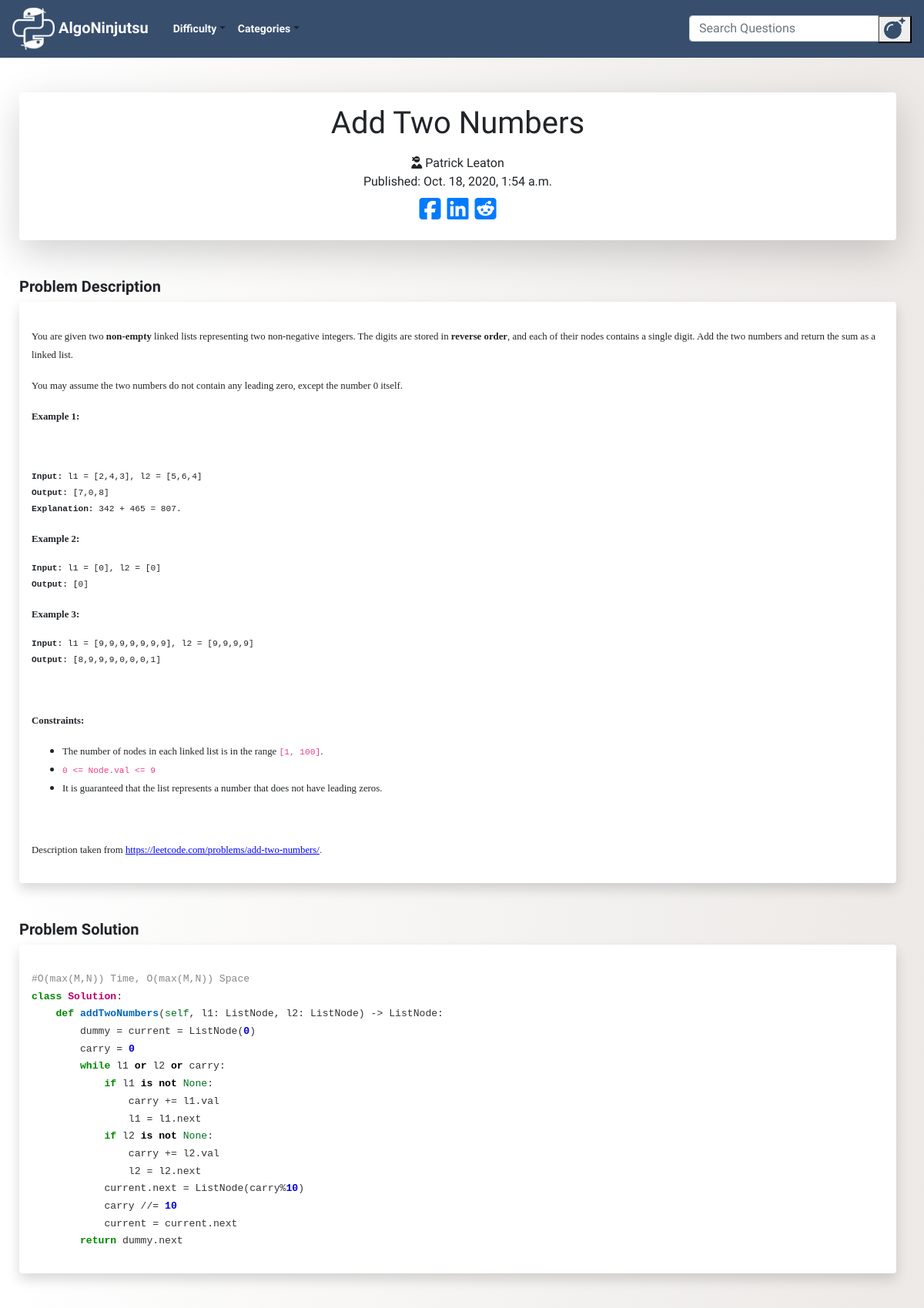
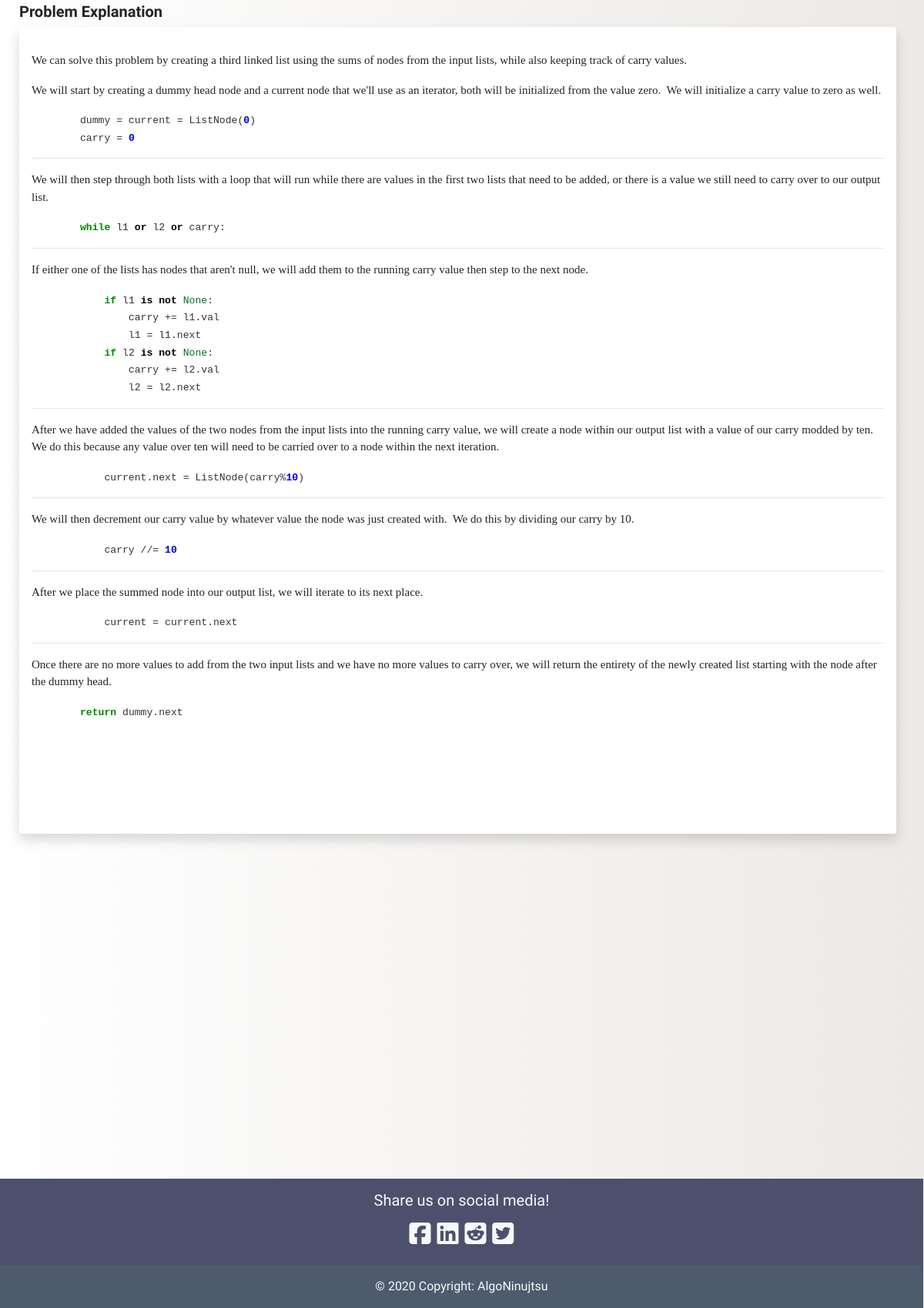
Screenshot of /post/53/ with the database file from the repository (2 pictures, top to bottom).
### blog/models.py (models this page shows, shortened)
class Post(models.Model):
    author = models.TextField()
    title = RichTextField()
    category = models.TextField(choices = CATEGORY_CHOICES, default = 'arrays')
    alt_category = models.TextField(choices = CATEGORY_CHOICES, blank=True, null = True)
    difficulty = models.TextField(choices = DIFFICULTY_CHOICES, default = 'easy')
    description = RichTextField()
    text = RichTextField()
    explanation = RichTextField()
    additional_notes = RichTextField(blank=True, null = True)
    published_date = models.DateTimeField(blank=True, null=True)

### blog/views.py (the view)
# urls.py: path('post/<int:pk>/', views.PostDetailView.as_view(), name='post_detail'),
class PostDetailView(DetailView):
    model = Post

### blog/templates/blog/post_detail.html (shortened to what this page needs)
{% extends 'blog/base.html' %}
{% block content %}
<div class="pops col-md-12">
  <div class="detail_title shadow-lg p-3 mb-5 bg-white rounded">
    <div align="center">
      <h1 class="posttitle">{{post.title|safe}}</h1>
      <i class="fas fa-user-ninja"></i>
      {{post.author}}
    </div>
    {% if post.published_date %}
    <div class="date postdate">
      Published: {{ post.published_date }}
    </div>
    {% else %}
    <a class="btn btn-default" href="{% url 'post_publish' pk=post.pk%}">Publish</a>
    {% endif %}
    <div class="fa-2x social_links" align="center">
      <a href="https://www.facebook.com/sharer/sharer.php?u={{request.build_absolute_uri}}">
        <i class="fab fa-facebook-square"></i>
      </a>
        <a href="https://www.linkedin.com/shareArticle?mini=true&url={{request.build_absolute_uri}}&title=Gaijin%20Gaming&summary=Check%20out%20this%20article%20from%20Gaijin%20Gaming%20&source={{request.build_absolute_uri}}">
        <i class="fab fa-linkedin"></i>
      </a>
      <a href="http://www.reddit.com/submit?url={{request.build_absolute_uri}}&title=Check%20out%20this%20article%20from%20Gaijin%20Gaming">
        <i class="fab fa-reddit-square"></i>
      </a>
     </div>
  </div>
<h5><b>Problem Description</b></h5>
  <div class="postdescription shadow p-3 mb-5 bg-white rounded">
      <p>{{ post.description|safe}}</p>
  </div>
<h5><b>Problem Solution</b></h5>
  <div class="posttext shadow p-3 mb-5 bg-white rounded">
      <p>{{ post.text|safe}}</p>
  </div>
<h5><b>Problem Explanation</b></h5>
<div class="postexplanation shadow p-3 mb-5 bg-white rounded">
    <p>{{ post.explanation|safe}}</p>
</div>
  </div>
  {% endblock %}

### blog/static/css/blog.css (style rules this page uses)
body { padding-top: 120px; font-family: 'Special Elite', cursive; background: #ECE9E6; background: -webkit-linear-gradient(to right, #FFFFFF, #ECE9E6); background: linear-gradient(to right, #FFFFFF, #ECE9E6); width:97%; }
.pops { padding-left: 30px; }
.postdate { text-align: center; }
.posttext { font-family: verdana; font-size: 15px; }
.postdescription { font-family: verdana; }
.postexplanation { font-family: verdana; font-size: 15px; }

### rows the page displays
Post: title "Add Two Numbers", author "Patrick Leaton", published_date "Oct. 18, 2020, 1:54 a.m.", description "You are given two non-empty linked lists representing two non-negative integers. The digits are stored in reverse order , and each of their nodes contains a single digit. Add the two numbers and return the sum as a linked list. You may assume the two numbers do not contain any leading zero, except the number 0 itself. Example 1: Input: l1 = [2,4,3], l2 = [5,6,4] Output: [7,0,8] Explanation: 342 + 465 = 807. Example 2: Input: l1 = [0], l2 = [0] Output: [0] Example 3: Input: l1 = [9,9,9,9,9,9,9], l2 = [9,9,9,9] Output: [8,9,9,9,0,0,0,1] Constraints: The number of nodes in each linked list is in the range [1, 100] . 0 <= Node.val <= 9 It is guaranteed that the list represents a number that…", text "#O(max(M,N)) Time, O(max(M,N)) Space class Solution : def addTwoNumbers ( self , l1: ListNode, l2: ListNode) -> ListNode: dummy = current = ListNode( 0 ) carry = 0 while l1 or l2 or carry: if l1 is not None : carry += l1.val l1 = l1.next if l2 is not None : carry += l2.val l2 = l2.next current.next = ListNode(carry% 10 ) carry //= 10 current = current.next return dummy.next", explanation "We can solve this problem by creating a third linked list using the sums of nodes from the input lists, while also keeping track of carry values. We will start by creating a dummy head node and a current node that we'll use as an iterator, both will be initialized from the value zero. We will initialize a carry value to zero as well. dummy = current = ListNode( 0 ) carry = 0 We will then step through both lists with a loop that will run while there are values in the first two lists that need to be added, or there is a value we still need to carry over to our output list. while l1 or l2 or carry: If either one of the lists has nodes that aren't null, we will add them to the running carry…"
